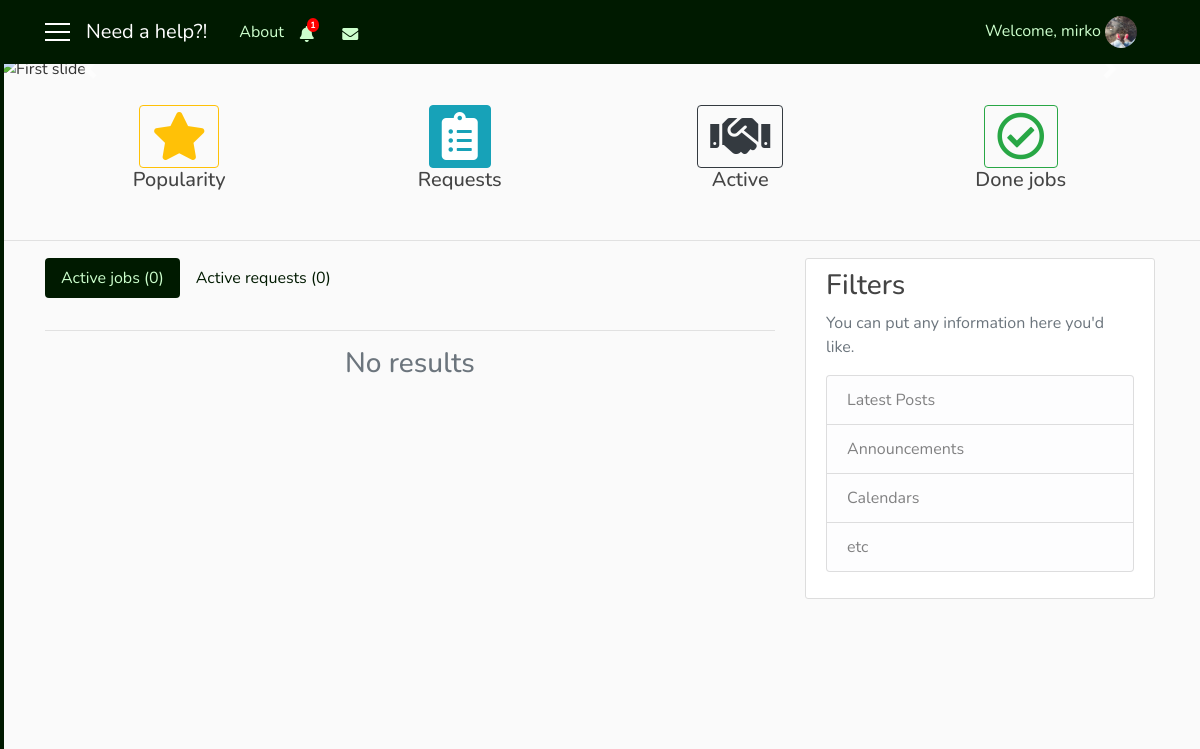
/active_repairman/3 (signed in), run on an earlier commit of the app's database.
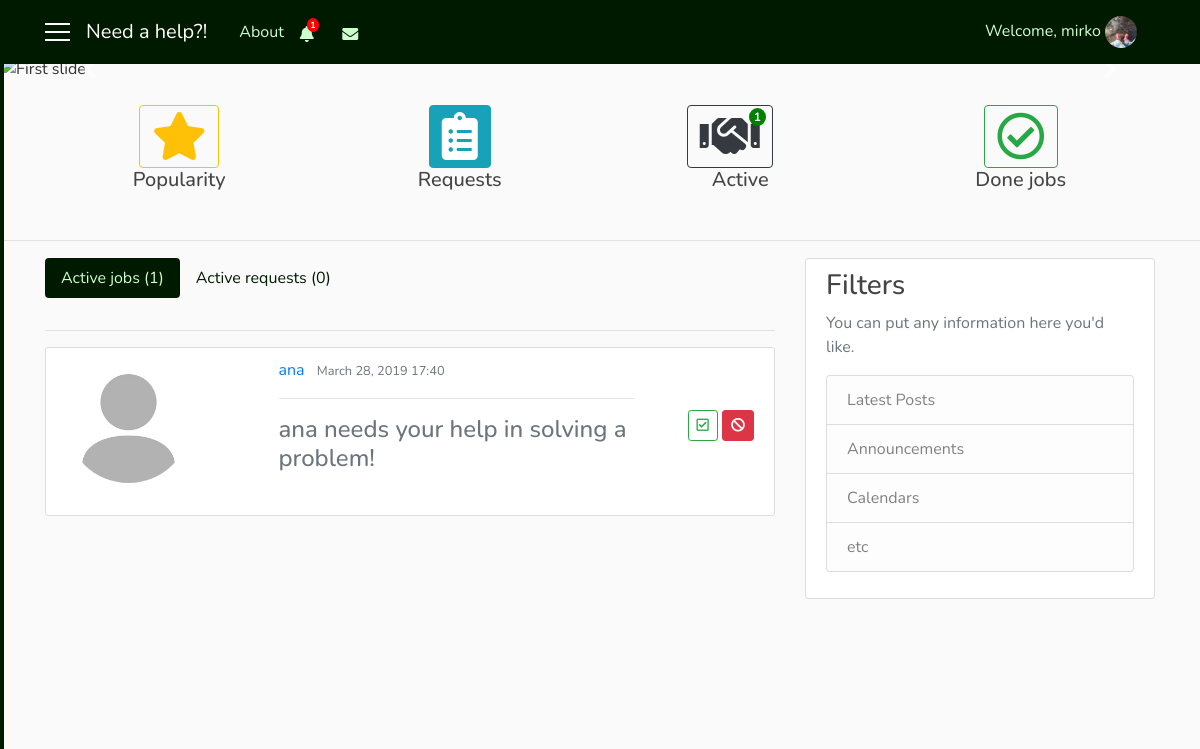
And on a later commit of the database.
### user/models.py (models this page shows, shortened)
class Profile(models.Model):
    user = models.OneToOneField(User, on_delete=models.CASCADE)
    gender = models.CharField(max_length=10, choices=GENDER)
    address = models.CharField(max_length=30)
    birth_date = models.DateField(null=True)
    phone_number = models.CharField(max_length=100)
    costs = models.IntegerField(default=100)
    role = models.CharField(max_length=15, choices=ROLES)
    profession = models.CharField(max_length=250, choices=PROFESSION, default='Other')
    knowledges = models.TextField(max_length=1000)
    rating = models.FloatField(default=0.0)
    rated = models.IntegerField(default=0)
    hired = models.IntegerField(default=0)
    num_hires = models.IntegerField(default=0)
    photo = models.ImageField(default='default_user.jpg', upload_to='profile_user')

class RepairmanRequests(models.Model):
    repairman = models.ForeignKey(User, on_delete=models.CASCADE)
    user = models.IntegerField()
    request_message = models.CharField(max_length=1000, default='No request')
    date = models.DateTimeField(auto_now_add=True)
    seen = models.BooleanField(default=False)
    active = models.BooleanField(default=False)
    done = models.BooleanField(default=False)

### need_a_help_app/views.py (the view, shortened to what this page needs)
# urls.py: path('active_repairman/<int:pk>', views.RepairmanActiveListView.as_view(), name='active_repairman'),
class RepairmanActiveListView(LoginRequiredMixin, ListView):
    model = RepairmanRequests
    template_name = 'need_a_help_app/active_repairman.html'
    context_object_name = 'act_rep'
    paginate_by = 2
    def get_queryset(self):
        user = get_object_or_404(User, pk=self.kwargs.get('pk'))
        return RepairmanRequests.objects.filter(repairman=user, active=True).order_by('-date')
    def get_context_data(self, **kwargs):
        context_data = super(RepairmanActiveListView, self).get_context_data(**kwargs)
        users = User.objects.all()
        us = self.request.user
        job = JobHire.objects.filter(repairman=us, status='pending')
        get_not = self.request.GET.get('not', -1)
        if get_not != -1:
            not_seen = RepairmanNotifications.objects.filter(id=get_not).first()
            not_seen.seen = True
            not_seen.save()
        cnt = RepairmanRequests.objects.filter(repairman=us, seen=False).count()
        act_job = RepairmanRequests.objects.filter(repairman=us, active=True, done=False).count()
        act_req = JobHire.objects.filter(repairman=us, status='pending').count()
        act_cnt = act_job + act_req
        not_r = RepairmanNotifications.objects.filter(repairman=us, remove=False).order_by('-date')
        not_rep = RepairmanNotifications.objects.filter(repairman=us, seen=False).count()
        req = Requests.objects.filter(visible=False)
        origin = us.profile.address
        distance = {}
        context_data['us'] = users
        context_data['job'] = job
        context_data['cnt'] = cnt
        context_data['act_job'] = act_job
        context_data['act_req'] = act_req
        context_data['act_cnt'] = act_cnt
        context_data['not_r'] = not_r
        context_data['not_rep'] = not_rep
        context_data['dist'] = distance
        return context_data

### need_a_help_app/templates/need_a_help_app/active_repairman.html (shortened to what the changed rows need)
{% extends 'need_a_help_app/base.html' %}
{% load maps_tags %}
{% block active %}
  {% if act_cnt %}
    <span class="badge badge-active">{{ act_cnt }}</span>
  {% else %}
      {{ block.super }}
  {% endif %}
{% endblock %}
{% block content %}
   <div class="row">
    <div class="col-sm-8">
        <ul class="nav nav-pills mb-3" id="pills-tab" role="tablist">
            <li class="nav-item">
              <a class="nav-link active hire" id="pills-job-tab" data-toggle="pill" href="#pills-job" role="tab" aria-controls="pills-job" aria-selected="true">Active jobs ({{ act_job }})</a>
            </li>
        </ul>
    </div>
   </div>
    <div class="tab-content" id="pills-tabContent">
        <div class="tab-pane fade show active" id="pills-job" role="tabpanel" aria-labelledby="pills-job-tab">
            {% if act_rep %}
               {% for i in act_rep %}
                  <article class="media content-section">
                    <div class="media-body">
                      <div class="row">
                          <div class="col-sm-3">
                              {% for j in us %}
                                  {% if i.user == j.id %}
                                      <a href="{% url 'info' j.id %}">
                                          <img class="rounded-circle account-img" src="{{ j.profile.photo.url }}">
                                      </a>
                                  {% endif %}
                              {% endfor %}
                          </div>
                          <div class="col-sm-7 pl-5">
                              {% for j in us %}
                                  {% if i.user == j.id %}
                                      <a class="mr-2" href="{% url 'info' j.id %}">{{ j }}</a>
                                  {% endif %}
                              {% endfor %}
                              <small class="text-muted">{{ i.date|date:'F d, Y H:i' }}</small>&nbsp
                              <hr width="100%">
                              <h4 class="text-secondary">{{ i.request_message }}</h4><br>
                          </div>
                          <div class="col-sm-2 pt-5" align="right">
                              {% for j in us %}
                                  {% if i.user == j.id %}
                                      <a href="{% url 'job_done' j.id i.repairman.id %}" class="btn btn-outline-success btn-sm mt-1 mb-1"><i class="far fa-check-square"></i></a>
                                      <a href="{% url 'client_repairman_job_delete' j.id i.repairman.id user.id 'act' %}" class="btn btn-danger btn-sm mt-1 mb-1"><i class="fa fa-ban" aria-hidden="true"></i></a>
                                  {% endif %}
                              {% endfor %}
                          </div>
                      </div>
                    </div>
                  </article>
               {% endfor %}
           {% else %}
            <h3 class="text-secondary text-muted" align="center">No results</h3>
           {% endif %}
          <div class="container" align="center">
            <div class="row">
              </div>
            </div>
        </div>
    </div>
{% endblock %}

What changed in the data, as far as the page shows it:
added RepairmanRequests: date "March 28, 2019 17:40", request_message "ana needs your help in solving a problem!"
Also different on the page:
{{ act_cnt }}: (not shown) → "1"
{{ act_job }}: "0" → "1"
text no longer shown: "No results"
